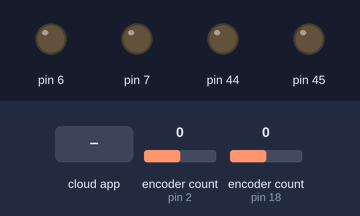
Recording of a sketch running on a simulated Arduino Mega 2560, built with avr-gcc and run on an emulated ATmega2560. On the bench: output pins drawn as LEDs (lit = HIGH). The test bench sets the inputs (shaded band); at power-on: encoder count (sensors on pin 2, pin 18) 0. The ROS host is connected and sends only what is stated.

Above: at 1.2 s.
1.3 s: the phone or cloud app sets linear.x to -100
At 2.5 s:
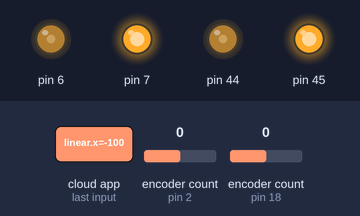
2.8 s: the phone or cloud app sets linear.x to 100
At 3.5 s:
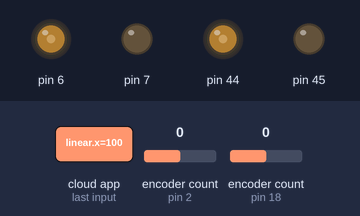
Timing chart, 0 to 5.8 s (numbered marks = the images above; inputs shaded):
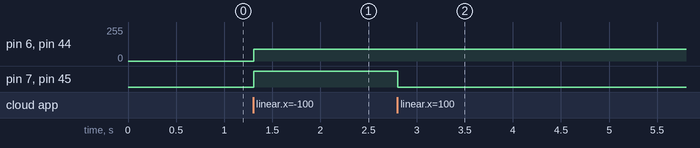

Measured:
- after the input at 1.3 s, pin 6, pin 44: 0/255 → 90/255 at once; pin 7, pin 45: LOW → HIGH at once
- after the input at 2.8 s, pin 7, pin 45: HIGH → LOW at once

The sketch:

motor.ino
```cpp
#include <ros.h>
#include <geometry_msgs/Twist.h>
#include <std_msgs/Float32.h>
#include <Encoder.h>
#include <PID_v1.h>


Encoder myEncL(2, 4);
Encoder myEncR(18, 19);

long oldPositionL = 0;
long oldPositionR = 0;
ros::NodeHandle nh;


geometry_msgs::Twist cmd_vel;
std_msgs::Float32 encL_msg;
std_msgs::Float32 encR_msg;


ros::Publisher EncL("Enc_L", &encL_msg);
ros::Publisher EncR("Enc_R", &encR_msg);

long newPositionL;
long newPositionR;

// กำหนดค่าตัวแปรสำหรับ PID
double setpointL, inputL, outputL;
double setpointR, inputR, outputR;

// กำหนดค่าคงที่สำหรับ PID (Kp, Ki, Kd)
double Kp = 2.0, Ki = 0.1, Kd = 0.01;
PID pidL(&inputL, &outputL, &setpointL, Kp, Ki, Kd, DIRECT);
PID pidR(&inputR, &outputR, &setpointR, Kp, Ki, Kd, DIRECT);

// ฟังก์ชัน callback สำหรับรับคำสั่งจาก ROS
void roverCallBack(const geometry_msgs::Twist& cmd_vel)
{
  double x = cmd_vel.linear.x;
  double z = cmd_vel.angular.z;

  double outputL = x + (z / 2);
  double outputR = x - (z / 2);

  // ควบคุมมอเตอร์ซ้าย
  if (outputL > 0.0) {
    analogWrite(6, max(min(outputL * 200, 90), 45));
    digitalWrite(7, LOW);
  } else if (outputL < 0.0) {
    analogWrite(6, max(min(abs(outputL) * 200, 90), 45));
    digitalWrite(7, HIGH);
  } else {
    analogWrite(6, 0);
    digitalWrite(7, LOW);
  }

  // ควบคุมมอเตอร์ขวา
  if (outputR > 0.0) {
    analogWrite(44, max(min(outputR * 200, 90), 45));
    digitalWrite(45, LOW);
  } else if (outputR < 0.0) {
    analogWrite(44, max(min(abs(outputR) * 200, 90), 45));
    digitalWrite(45, HIGH);
  } else {
    analogWrite(44, 0);
    digitalWrite(45, LOW);
  }
}

ros::Subscriber<geometry_msgs::Twist> Motor("/cmd_vel", roverCallBack);

void setup()
{
  pinMode(6, OUTPUT);
  pinMode(7, OUTPUT);
  pinMode(44, OUTPUT);
  pinMode(45, OUTPUT);

  nh.initNode();
  nh.subscribe(Motor);
  nh.advertise(EncL);
  nh.advertise(EncR);

  // ตั้งค่าโหมดสำหรับ PID
  pidL.SetMode(AUTOMATIC);
  pidR.SetMode(AUTOMATIC);
}

void loop()
{
  // อ่านค่า Encoder ใหม่
  newPositionL = myEncL.read();
  newPositionR = myEncR.read() * -1;

  // คำนวณความเร็วที่แท้จริง (ค่า input สำหรับ PID)
  inputL = newPositionL - oldPositionL;
  inputR = newPositionR - oldPositionR;

  // คำนวณ PID
  pidL.Compute();
  pidR.Compute();

  // ตรวจสอบตำแหน่งใหม่และปรับปรุงค่า Encoder
  if (newPositionL != oldPositionL) {
    oldPositionL = newPositionL;
    encL_msg.data = newPositionL;
    EncL.publish(&encL_msg);
  }
  if (newPositionR != oldPositionR) {
    oldPositionR = newPositionR;
    encR_msg.data = newPositionR;
    EncR.publish(&encR_msg);
  }

  // ตรวจสอบค่าสูงสุด/ต่ำสุดของ Encoder และรีเซ็ตถ้าจำเป็น
  if (abs(newPositionL) > 100000000 || abs(newPositionR) > 100000000) {
    myEncL.write(0);
    myEncR.write(0);
  }

  nh.spinOnce();
  delay(10);
}
```
